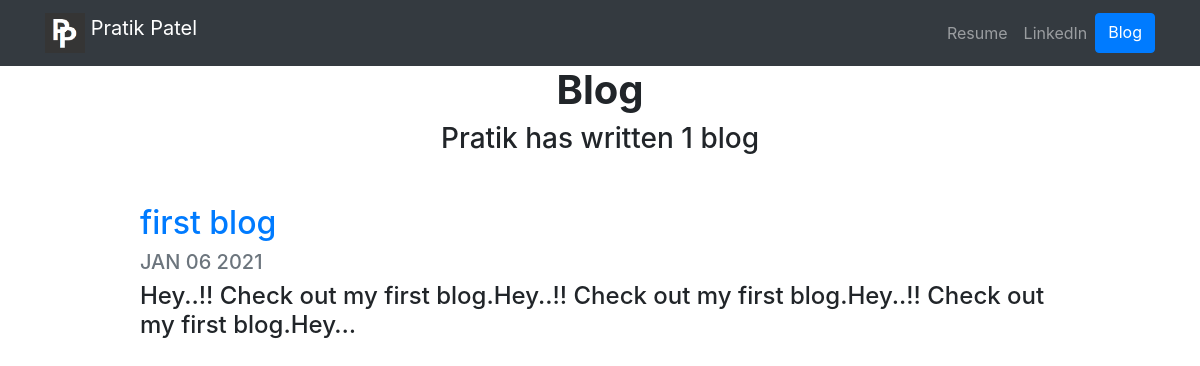
Screenshot of /blog/ with the database file from the repository.
### blog/models.py (models this page shows, shortened)
class Blog(models.Model):
	title = models.CharField(max_length = 100)
	description = models.TextField(max_length = 1000)
	date = models.DateField(auto_now = False, auto_now_add = False)

### blog/views.py (the view)
# urls.py: path('', views.all_blogs, name = 'all_blogs'),
def all_blogs(request):
	blogs_count = Blog.objects.count
	blogs = Blog.objects.order_by('-date')[:5]
	return render(request, 'blog/all_blogs.html', {'blogs':blogs,'blogs_count':blogs_count})

### blog/templates/blog/all_blogs.html
{% extends "portfolio/base.html" %}
{% load static %}
{% block content %}
<h1 id="blogtitle" class="font-weight-bold text-center">Blog</h1>
<h3 class="text-center mb-5">Pratik has written {{ blogs_count }} blog{{ blogs_count|pluralize }}</h3>
{% for blog in blogs %}
<div class="row justify-content-center my-3">
  <div class="col-md-10">
    <a href="{% url 'blog:detail' blog.id %}">
      <h2>{{ blog.title }}</h2>
    </a>
    <h5 class="text-muted">{{ blog.date|date:'M d Y'|upper }}</h5>
    <h4>{{ blog.description|striptags|truncatechars:100 }}</h4>
  </div>
</div>
{% endfor %}
{% endblock %}

### portfolio/templates/portfolio/base.html (shortened to what this page needs)
{% load static %}
<!doctype html>
<html lang="en">
<head>
  <link rel="stylesheet" href="https://stackpath.bootstrapcdn.com/bootstrap/4.4.1/css/bootstrap.min.css">
  <link rel="stylesheet" href="{% static "portfolio/custom.css" %}">
</head>
<body>
  <nav id="topNav" class="navbar navbar-expand-md navbar-dark bg-dark">
    <div class="container">
      <a class="navbar-brand" href="{% url 'home' %}">
        <img src="{% static "portfolio/Logo.png" %}" width="40" height="40" class="d-inline-block align-top" alt="Pratik's Logo">
        <span>Pratik Patel</span>
      </a>
      <div class="collapse navbar-collapse text-center" id="navbarNav">
        <ul class="navbar-nav ml-auto">
          <li class="nav-item">
            <a class="nav-link" href="{% static "portfolio/resume.pdf" %}">Resume</a>
          </li>
          <li class="nav-item">
            <a class="nav-link" href="https://www.linkedin.com/in/pratik-patel-b86a1465/" target="_blank">LinkedIn</a>
          </li>
            <a role="button" href="{% url 'blog:all_blogs' %}" class="btn btn-primary">Blog</a>
        </ul>
      </div>
    </div>
  </nav>
  <div class="container">
    {% block content %}{% endblock %}
  </div>
</body>
</html>

### rows the page displays
Blog: title "first blog", date "JAN 06 2021", description "Hey..!! Check out my first blog.Hey..!! Check out my first blog.Hey..!! Check out my first blog.Hey…"

### other values shown
{{ blogs_count }} "1"
